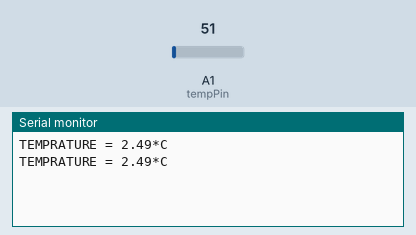
A sketch run on a simulated Arduino Uno, built with avr-gcc and run on an emulated ATmega328P. Shown: the last lines printed to the serial monitor. The test bench sets the inputs (shaded band); at power-on: A1 (tempPin) = 51.

Above: at 1.8 s.
1.9 s: A1 (tempPin) set to 61
At 2.6 s:
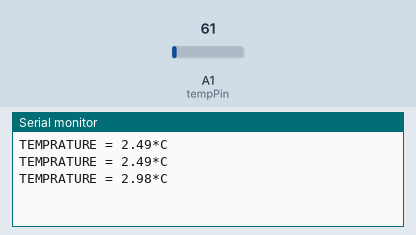
3.4 s: A1 (tempPin) set to 71
At 4.8 s:
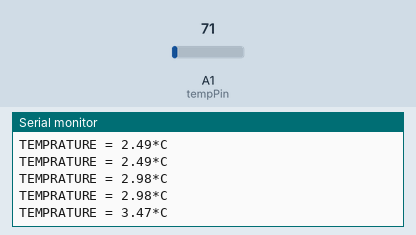
Timing chart, 0 to 6.4 s (numbered marks = the images above; inputs shaded):
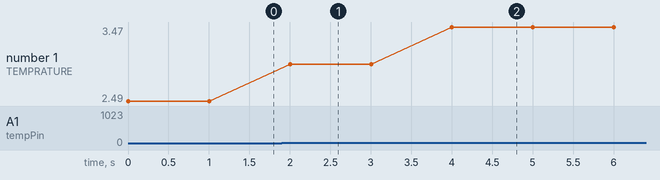

The sketch:

LM35_tempsen.ino
```cpp
int val;
int tempPin = 1;

void setup()
{
Serial.begin(9600);
}
void loop()
{
val = analogRead(tempPin);
float mv = ( val/1024.0)*5000;
float cel = mv/100;
float farh = (cel*9)/5 + 32;

Serial.print("TEMPRATURE = ");
Serial.print(cel);
Serial.print("*C");
Serial.println();
delay(1000);

/* uncomment this to get temperature in farenhite
Serial.print("TEMPRATURE = ");
Serial.print(farh);
Serial.print("*F");
Serial.println();


*/
}
```

Measured:
- after the input at 1.9 s, the serial monitor: prints a new line after 0.10 s (image 1)
- after the input at 3.4 s, the serial monitor: prints a new line after 0.60 s (image 2)
- plotted number 1: 2.49 → 2.98 after the input at 1.9 s, 2.98 → 3.47 after the input at 3.4 s
